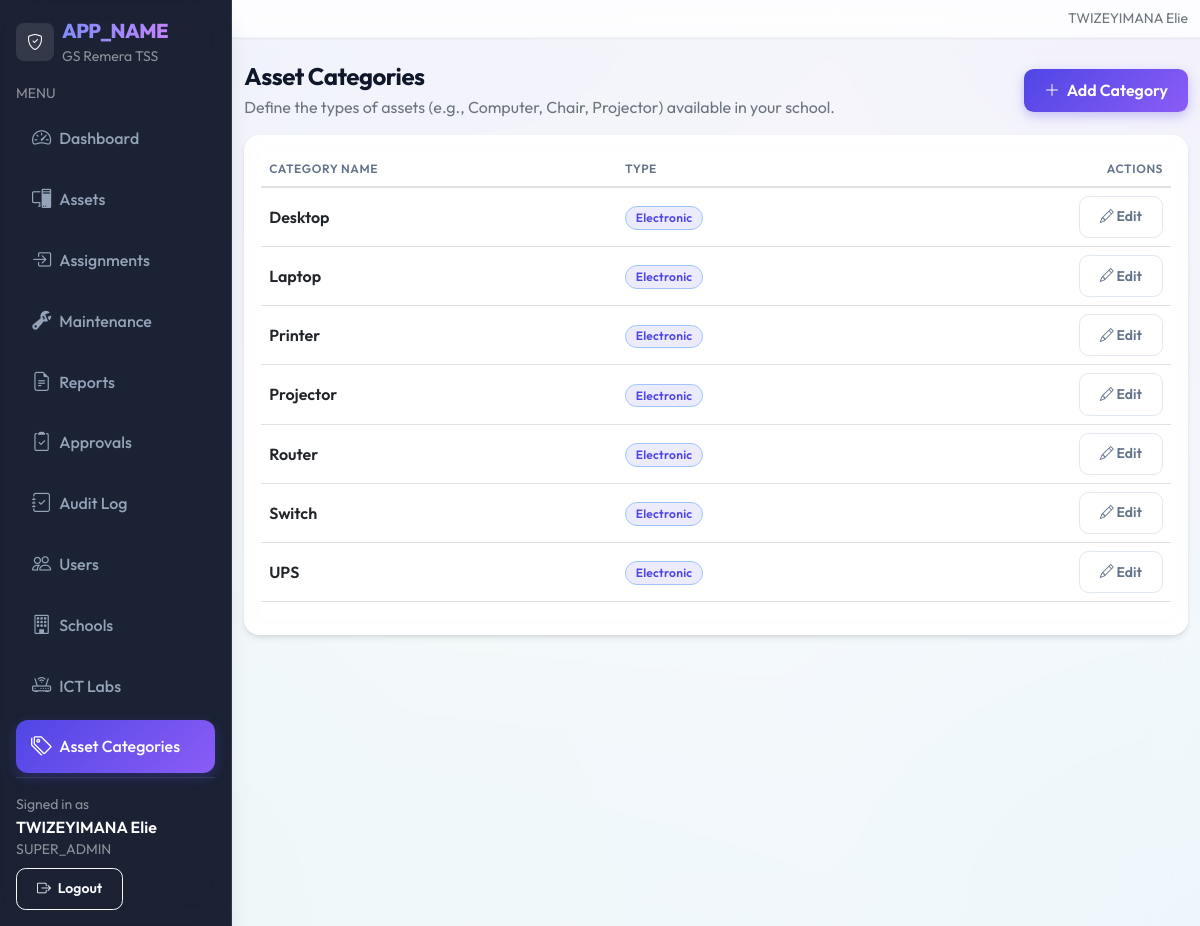
/admin/categories/index.php (signed in), run on an earlier commit of the app's database.
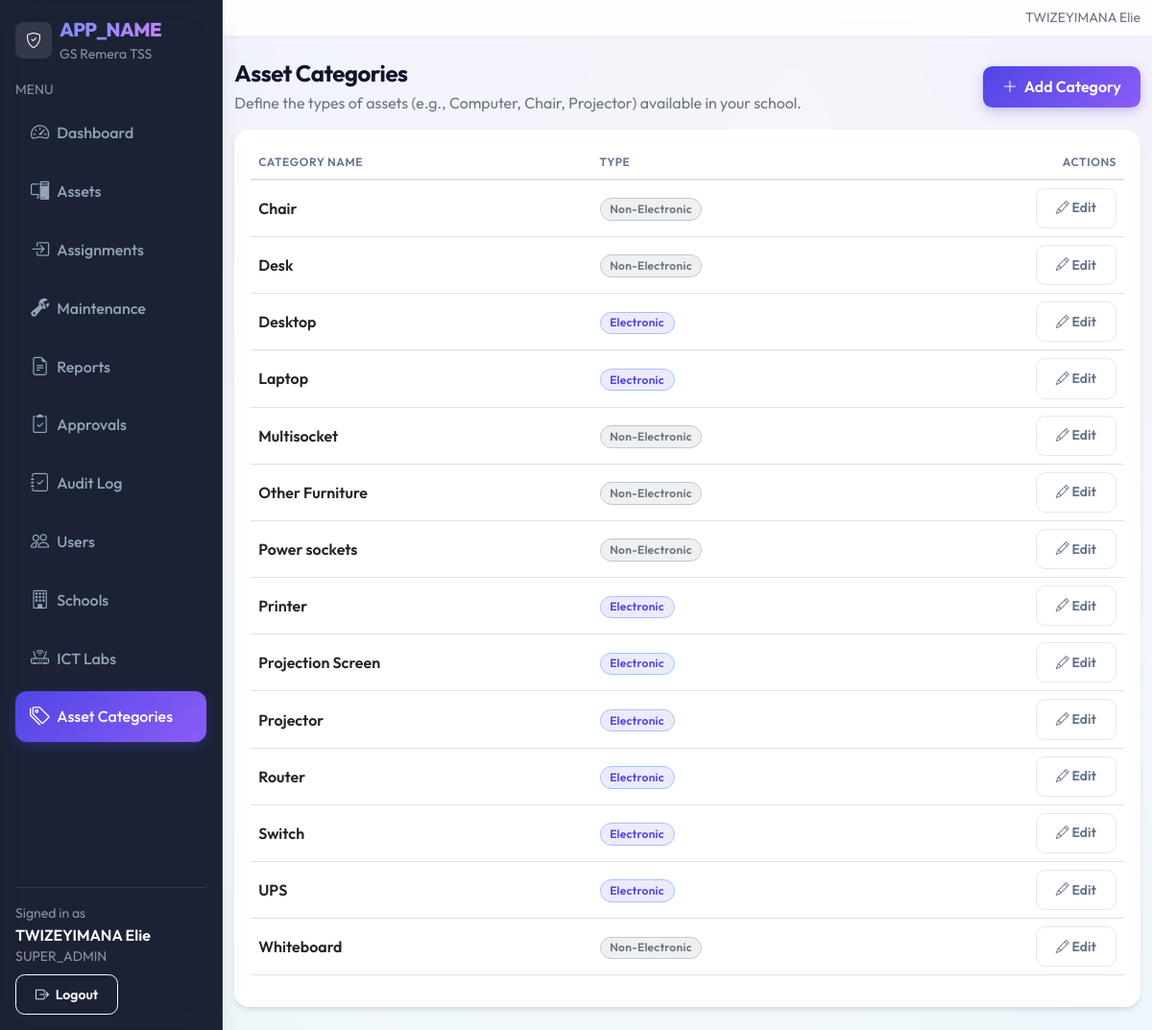
And on a later commit of the database.
### tables this page shows
CREATE TABLE `asset_categories` (
  `id` int(10) UNSIGNED NOT NULL,
  `school_id` int(10) UNSIGNED NOT NULL,
  `name` varchar(80) NOT NULL,
  `type` enum('Electronic','Non-Electronic') NOT NULL DEFAULT 'Electronic'
);

### includes/url.php (called while the page is built, shortened)
<?php
function base_url(): string
{
  $b = defined('BASE_URL') ? (string)BASE_URL : '';
  $b = rtrim($b, '/');
  return $b;
}
function url(string $path): string
{
  $full = base_url() . $path;
  return $full === '' ? '/' : $full;
}

### admin/categories/index.php (the view, shortened to what the changed rows need)
<?php
require_once __DIR__ . '/../../includes/layout.php';
require_once __DIR__ . '/../../includes/url.php';
$pdo = db();
$sid = (int)$_SESSION['user']['school_id'];
$categories = $pdo->prepare("SELECT * FROM asset_categories WHERE school_id = ? ORDER BY name");
$categories->execute([$sid]);
$categories = $categories->fetchAll();
layout_header('Manage Asset Categories', 'categories');
?>
<div class="d-flex align-items-center justify-content-between flex-wrap gap-2 mb-3">
  <div>
    <h1 class="h4 mb-1">Asset Categories</h1>
  </div>
</div>
<div class="card table-card">
  <div class="card-body">
    <div class="table-responsive">
      <table class="table align-middle">
        <thead>
          <tr class="text-secondary small">
            <th>Category Name</th>
            <th>Type</th>
            <th class="text-end">Actions</th>
          </tr>
        </thead>
        <tbody>
          <?php foreach ($categories as $c): ?>
            <tr>
              <td>
                <div class="fw-semibold text-dark"><?php echo htmlspecialchars($c['name']); ?></div>
              </td>
              <td>
                <span class="badge <?php echo $c['type'] === 'Electronic' ? 'bg-primary' : 'bg-secondary'; ?> bg-opacity-10 text-<?php echo $c['type'] === 'Electronic' ? 'primary' : 'secondary'; ?> border border-<?php echo $c['type'] === 'Electronic' ? 'primary-subtle' : 'secondary-subtle'; ?>">
                  <?php echo $c['type']; ?>
                </span>
              </td>
              <td class="text-end">
                <a class="btn btn-sm btn-outline-secondary"
                   href="<?php echo htmlspecialchars(url('/admin/categories/edit.php')); ?>?id=<?php echo (int)$c['id']; ?>">
                  <i class="bi bi-pencil"></i> Edit
                </a>
              </td>
            </tr>
          <?php endforeach; ?>
        </tbody>
      </table>
    </div>
  </div>
</div>
<?php layout_footer(); ?>

### includes/layout.php (shortened to what the changed rows need)
<?php
require_once __DIR__ . '/url.php';
function layout_header(string $title, string $active = ''): void
{
  $navItems = [
    ['label' => 'Dashboard',    'icon' => 'bi-speedometer2',      'href' => url('/index.php'),                         'key' => 'dashboard',   'roles' => ['super_admin','it_technician','teacher','head_teacher']],
    ['label' => 'Assets',       'icon' => 'bi-pc-display',        'href' => url('/admin/assets/index.php'),            'key' => 'assets',      'roles' => ['super_admin','it_technician','teacher','head_teacher']],
    ['label' => 'Assignments',  'icon' => 'bi-box-arrow-in-right','href' => url('/teacher/assignments/index.php'),     'key' => 'assignments', 'roles' => ['super_admin','it_technician','teacher','head_teacher']],
    ['label' => 'Maintenance',  'icon' => 'bi-wrench-adjustable', 'href' => url('/teacher/maintenance/index.php'),     'key' => 'maintenance', 'roles' => ['super_admin','it_technician','teacher','head_teacher']],
    ['label' => 'Reports',      'icon' => 'bi-file-earmark-text', 'href' => url('/reports/index.php'),                 'key' => 'reports',     'roles' => ['super_admin','it_technician','head_teacher']],
    ['label' => 'Approvals',    'icon' => 'bi-clipboard2-check',  'href' => url('/admin/approvals/index.php'),          'key' => 'approvals',   'roles' => ['super_admin','head_teacher']],
    ['label' => 'Audit Log',    'icon' => 'bi-journal-check',     'href' => url('/admin/audit/index.php'),             'key' => 'audit',       'roles' => ['super_admin','it_technician']],
    ['label' => 'Users',        'icon' => 'bi-people',            'href' => url('/admin/users/index.php'),             'key' => 'users',       'roles' => ['super_admin']],
    ['label' => 'Schools',      'icon' => 'bi-building',          'href' => url('/admin/schools/index.php'),           'key' => 'schools',     'roles' => ['super_admin']],
    ['label' => 'ICT Labs',     'icon' => 'bi-router',            'href' => url('/admin/locations/index.php'),         'key' => 'locations',   'roles' => ['super_admin']],
    ['label' => 'Asset Categories', 'icon' => 'bi-tags',          'href' => url('/admin/categories/index.php'),        'key' => 'categories',  'roles' => ['super_admin']],
  ];
  ?>
  <!doctype html>
  <html lang="en">
  <head>
    <link href="https://cdn.jsdelivr.net/npm/bootstrap@5.3.3/dist/css/bootstrap.min.css" rel="stylesheet">
    <link href="https://cdn.jsdelivr.net/npm/bootstrap-icons@1.11.3/font/bootstrap-icons.min.css" rel="stylesheet">
    <link href="<?php echo htmlspecialchars(url('/assets/css/app.css')); ?>" rel="stylesheet">
  </head>
  <body>
    <div class="d-flex app-shell">
      <aside class="sidebar d-none d-md-flex flex-column p-3">
        <nav class="nav nav-pills flex-column gap-1">
          <?php foreach ($navItems as $item): ?>
            <a class="nav-link <?php echo ($active === $item['key']) ? 'active' : ''; ?>"
               href="<?php echo htmlspecialchars($item['href']); ?>">
              <i class="bi <?php echo htmlspecialchars($item['icon']); ?> me-2"></i>
              <?php echo htmlspecialchars($item['label']); ?>
            </a>
          <?php endforeach; ?>
        </nav>
      </aside>
      <main class="content">
        <div class="container-fluid py-4">
  <?php
}
function layout_footer(): void
{
  ?>
        </div>
      </main>
    </div>
  </body>
  </html>
  <?php
}

What changed in the data, as far as the page shows it:
added asset_categories: name "Chair", type "Non-Electronic"
added asset_categories: name "Desk", type "Non-Electronic"
added asset_categories: name "Multisocket", type "Non-Electronic"
added asset_categories: name "Other Furniture", type "Non-Electronic"
added asset_categories: name "Power sockets", type "Non-Electronic"
added asset_categories: name "Projection Screen", type "Electronic"
added asset_categories: name "Whiteboard", type "Non-Electronic"
